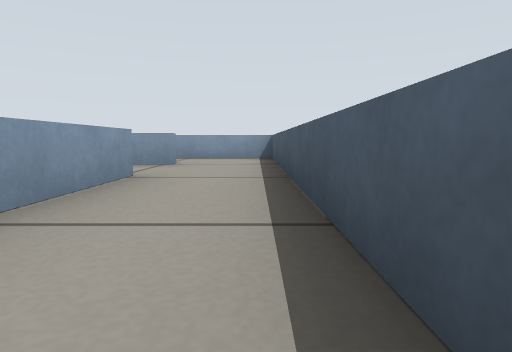
[1] (above)

15 first-person views from a walk through a robot-simulator world made for Gazebo. The camera is 0.19 m above the floor, tilts 6° down and sees 75° across. The floor is counted in squares, 0.5 m on a side. Each view is taken from the middle of a square. On the plan, view 1 faces up. The plan holds only what a view shows up to about 9 squares ahead; the rest is blank.

[2]
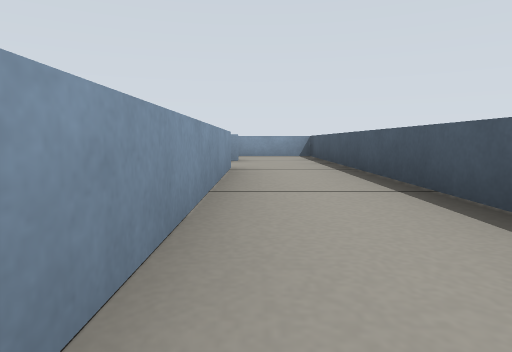

[3]
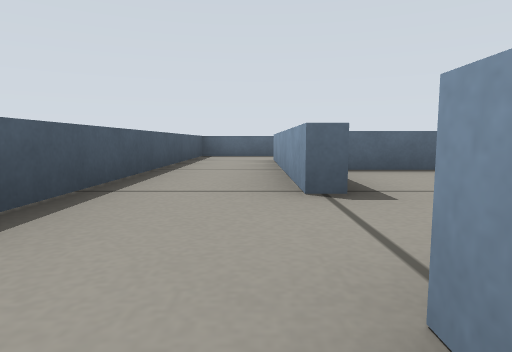

[4]
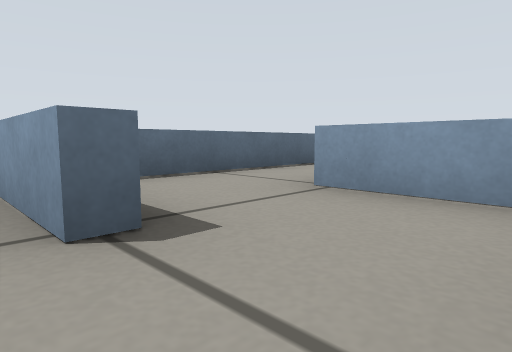

[5]
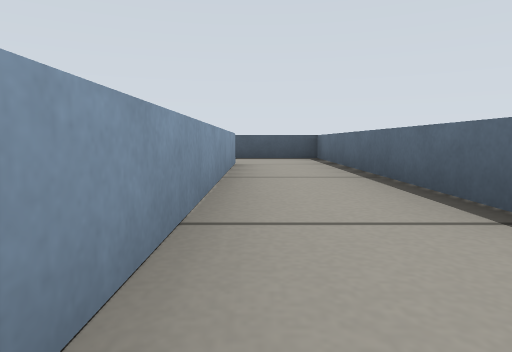

[6]
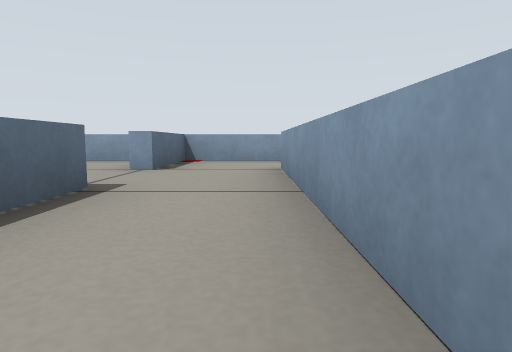

[7]
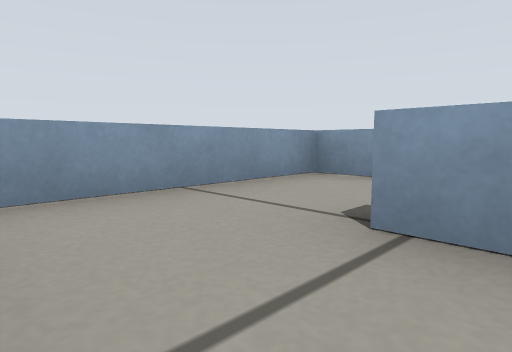

[8]
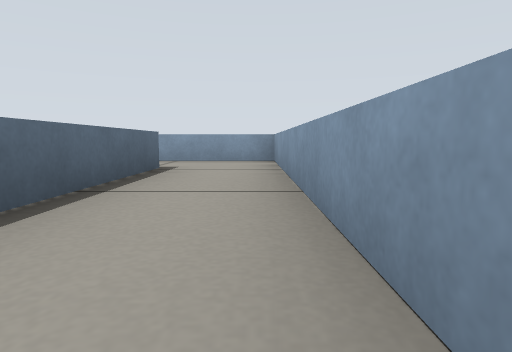

[9]
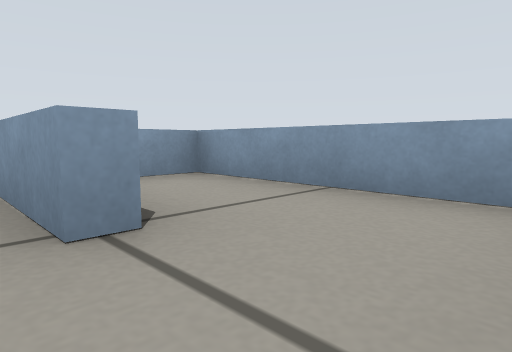

[10]
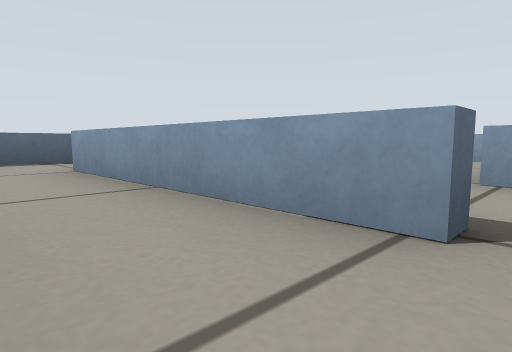

[11]
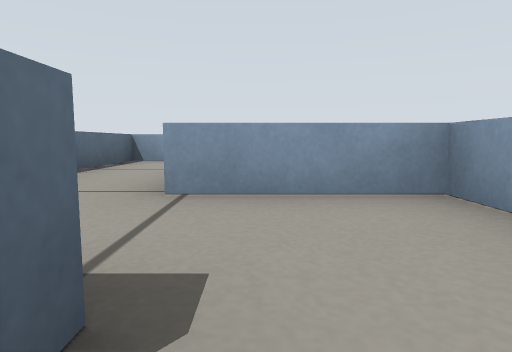

[12]
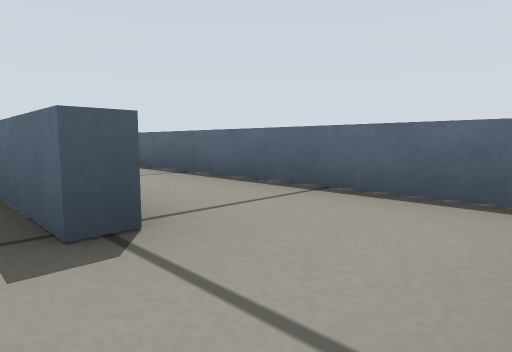

[13]
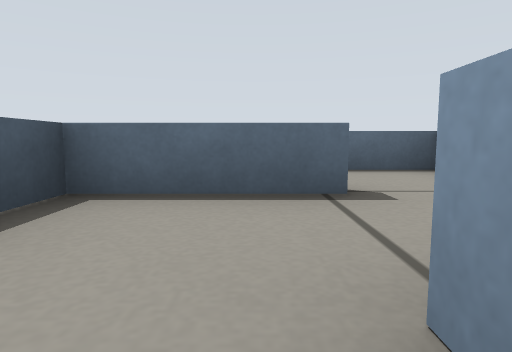

[14]
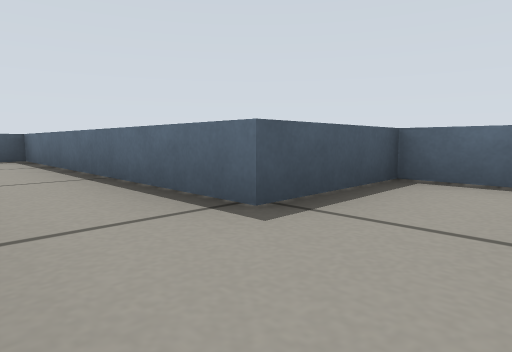

[15]
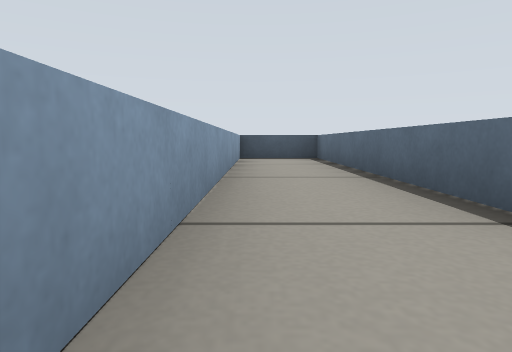

### Floor plan
Key: @ floor where view 1 was taken; # wall or solid block; . floor.
Columns run from 10 left of view 1 to 1 right of it. Each row starts with its distance up from view 1.
  8       ######
  7       #....#
  6     #.###..#
  5     ..#....#
  4    ..##....#
  3   #.....#..#
  2 #########..#
  1 #.......#..#
  0 #..######.@#
 -1 #..........#
 -2 ###.########
 -3 #...#
 -4 #..##

Positions as (right, up) in squares from view 1, and headings:
1: (0, 0), facing up
2: (-1, -1), facing up
3: (-1, 6), facing down
4: (-1, 5), facing down-left
5: (-7, -1), facing right
6: (-3, -1), facing left
7: (-7, -2), facing up-left
8: (-3, 1), facing left
9: (0, 5), facing up-left
10: (0, 4), facing down-left
11: (-1, 4), facing left
12: (-7, 4), facing down-right
13: (-5, 6), facing down
14: (-7, -1), facing down-right
15: (-9, 1), facing right
